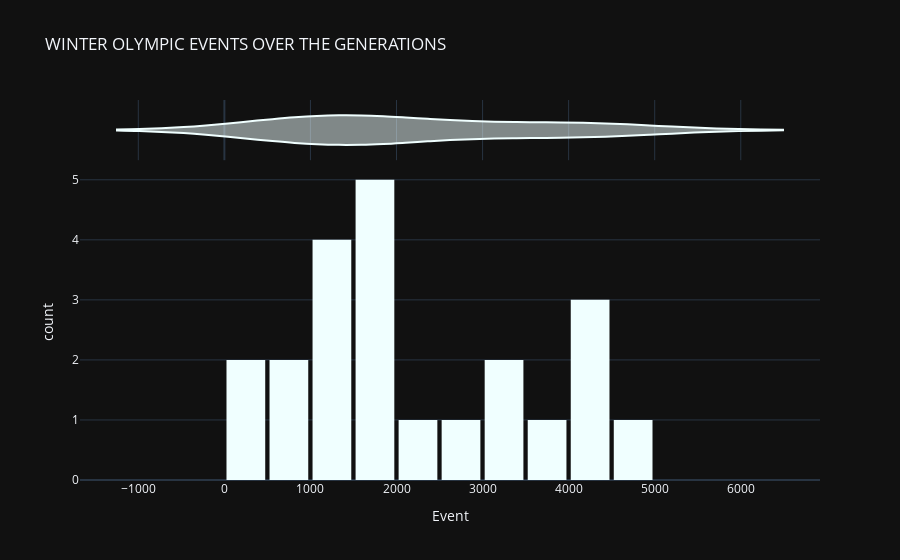

Notebook code for this chart:
### Code cell
fig = px.histogram(event_count_winter, x="Event", title="WINTER OLYMPIC EVENTS OVER THE GENERATIONS", nbins=10, template = "plotly_dark", color_discrete_sequence=['azure'], marginal="violin")
fig.update_layout(bargap=0.1)
fig.show()

### Figure 1 — Plotly figure (JSON) as saved in the notebook; plotly's stock layout.template omitted (floating-point values rounded to 4 significant figures)
{"data": [{"alignmentgroup": "True", "bingroup": "x", "hovertemplate": "Event=%{x}<br>count=%{y}<extra></extra>", "legendgroup": "", "marker": {"color": "azure", "pattern": {"shape": ""}}, "name": "", "nbinsx": 10, "offsetgroup": "", "orientation": "v", "showlegend": false, "type": "histogram", "x": [460, 582, 352, 895, 1075, 1088, 1307, 1116, 1778, 1891, 1655, 1861, 1746, 2134, 2639, 3436, 3160, 3605, 4109, 4382, 4402, 4891], "xaxis": "x", "yaxis": "y"}, {"alignmentgroup": "True", "hovertemplate": "Event=%{x}<extra></extra>", "legendgroup": "", "marker": {"color": "azure"}, "name": "", "offsetgroup": "", "scalegroup": "x", "showlegend": false, "type": "violin", "x": [460, 582, 352, 895, 1075, 1088, 1307, 1116, 1778, 1891, 1655, 1861, 1746, 2134, 2639, 3436, 3160, 3605, 4109, 4382, 4402, 4891], "xaxis": "x2", "yaxis": "y2"}], "layout": {"bargap": 0.1, "barmode": "relative", "legend": {"tracegroupgap": 0}, "title": {"text": "WINTER OLYMPIC EVENTS OVER THE GENERATIONS"}, "xaxis": {"anchor": "y", "domain": [0, 1], "title": {"text": "Event"}}, "xaxis2": {"anchor": "y2", "domain": [0, 1], "matches": "x", "showgrid": true, "showticklabels": false}, "yaxis": {"anchor": "x", "domain": [0, 0.8316], "title": {"text": "count"}}, "yaxis2": {"anchor": "x2", "domain": [0.8416, 1], "matches": "y2", "showgrid": false, "showline": false, "showticklabels": false, "ticks": ""}}}
